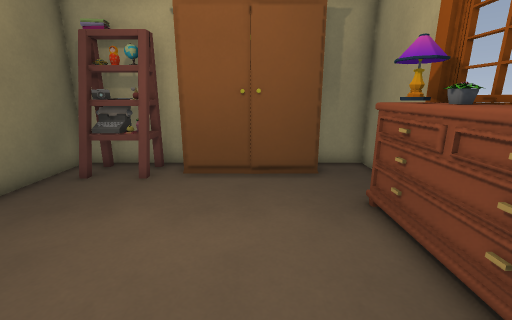
view 1 (above)

13 first-person views from a walk through a 3-D level made in the Godot game engine. The camera is 1.5 m above the floor, tilts 14° down and sees 90° across. The floor is counted in squares, 0.5 m on a side. Each view is taken from the middle of a square. On the plan, view 1 faces up. The plan holds only what a view shows up to about 19 squares ahead; the rest is blank. Door leaves are left out where a doorway can be walked through. Some surface patterns are stand-ins.

view 2
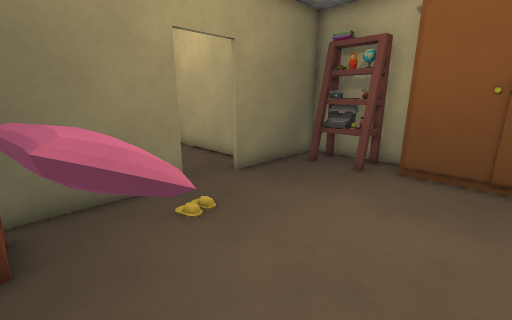

view 3
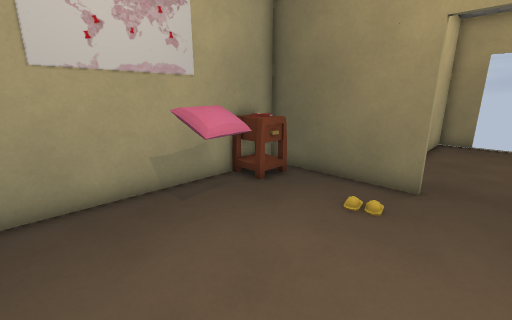

view 4
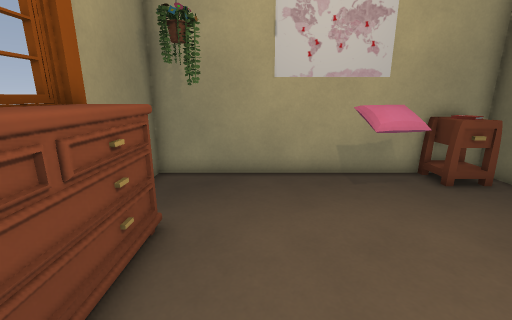

view 5
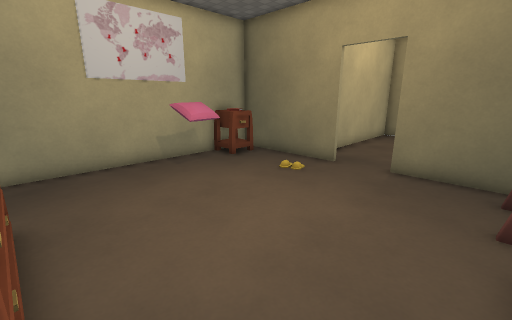

view 6
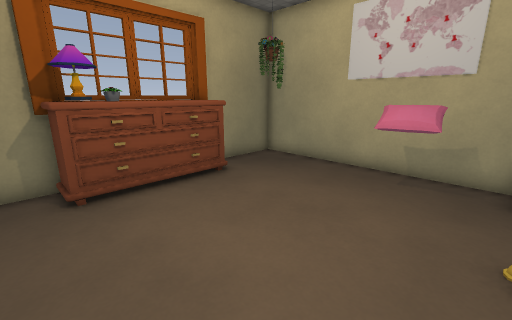

view 7
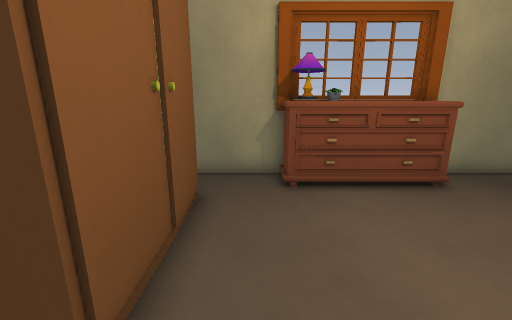

view 8
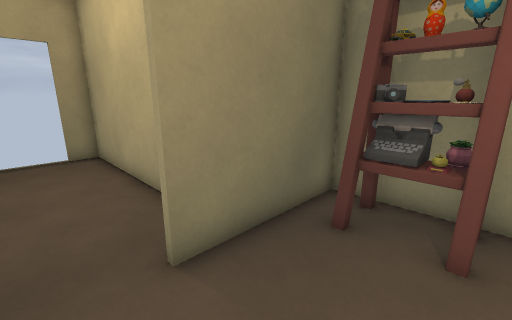

view 9
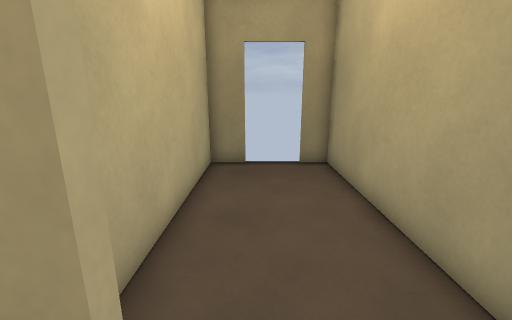

view 10
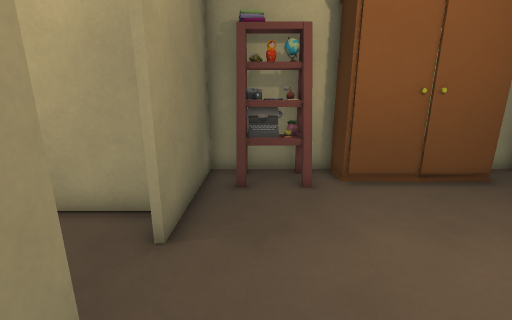

view 11
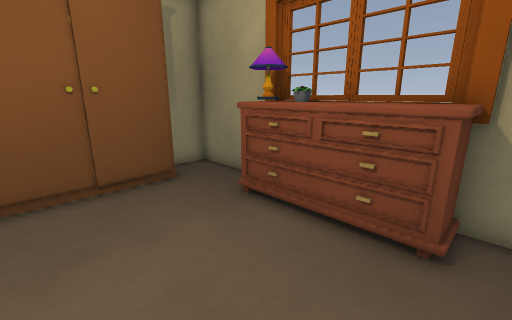

view 12
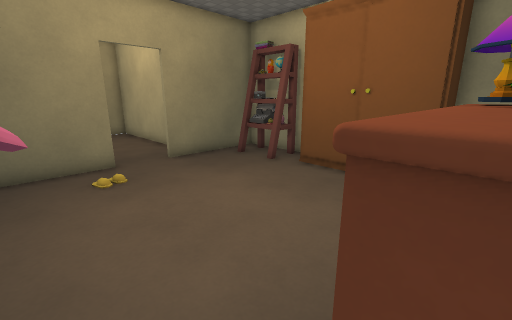

view 13
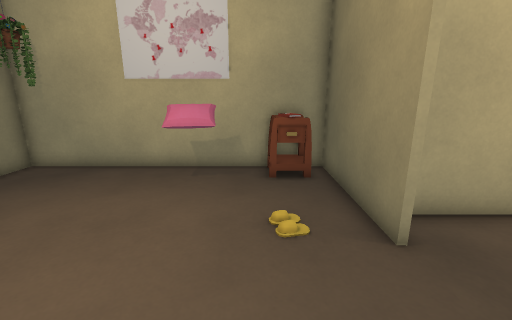

### Floor plan
Key: @ floor where view 1 was taken; # wall or solid block; . floor; D door; ^ raised ledge; S shelf; B bed; O other object.
Columns run from 19 left of view 1 to 5 right of it. Each row starts with its distance up from view 1.
 12            ######
 11            #SSSS# #######
 10            #SSSS###DOD#.#
  9            #...S........#
  8            #............#
  7 ############..........###
  6 ##.........#..........###
  5 DD.........D..........^^#
  4 DD.........D..........^^#
  3 ##.........#..........^^#
  2 ############..........^^#
  1            #...........##
  0            #...BBB.@....#
 -1            #OO.BBB......#
 -2            #OO........O.#
 -3            ##############

Positions as (right, up) in squares from view 1, and headings:
1: (0, 0), facing up
2: (0, -1), facing up-left
3: (1, 5), facing down-left
4: (1, 7), facing down
5: (3, 9), facing down-left
6: (-5, 8), facing down-right
7: (-5, 8), facing right
8: (-4, 4), facing up-left
9: (-7, 4), facing left
10: (-6, 1), facing up
11: (-2, 1), facing up-right
12: (4, 0), facing up-left
13: (-5, 8), facing down
